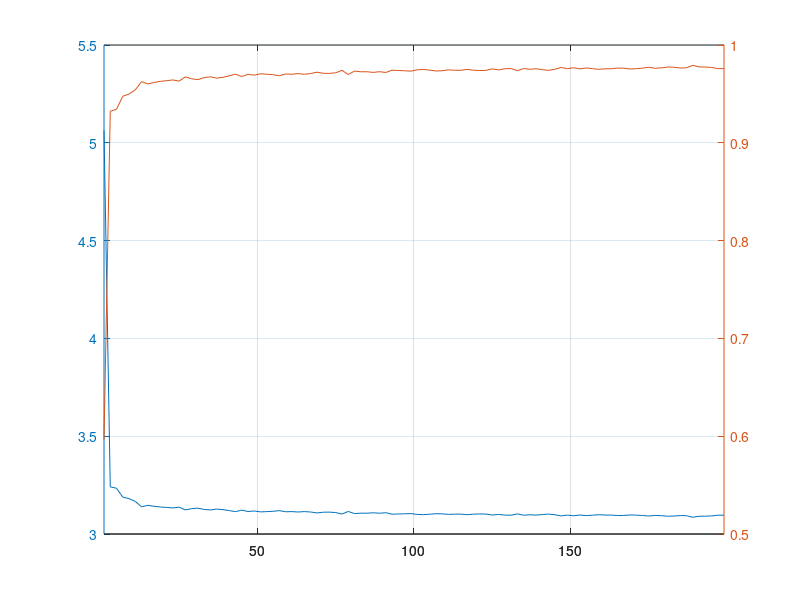

Reproduce this figure in MATLAB. (Note: this script raises an error after producing the figure.)
function Main()
    clear all;
    clc;

    % PS();
    % MI();
    % Vf();
    % Nmax();
    % Dmax();
    figPS()
end

function figMI()
    load('MI-1-2-200.mat');

    [hAx,hLine1,hLine2] = plotyy(x,y1,x,y2);
    grid on;
    hLine1.LineStyle = '-';
    hLine1.Marker = 'o';
    hLine2.LineStyle = '-';
    hLine2.Marker = '^';
    hAx(1).YTick = [3 3.1 3.2 3.3 3.4 3.5 3.6];
    hAx(2).YTick = [0.9 0.95 1.0];
    ylabel(hAx(1),'The average Fitness') % left y-axis 
    ylabel(hAx(2),'Optimality') % right y-axis
    xlabel('Number of maximum iterations')
end

function figPS()
    load('PS-1-2-200.mat');

    [hAx,hLine1,hLine2] = plotyy(x,y1,x,y2);
    grid on;
    hLine1.LineStyle = '-';
    hLine1.Marker = 'o';
    hLine2.LineStyle = '-';
    hLine2.Marker = '^';
    % hAx(1).YTick = [3 3.1 3.2 3.3 3.4 3.5 3.6];
    hAx(2).YTick = [0.9 0.95 1.0];
    xlim([1 200])
    ylabel(hAx(1),'The average Fitness') % left y-axis 
    ylabel(hAx(2),'Optimality') % right y-axis
    xlabel('The size of population')
end
